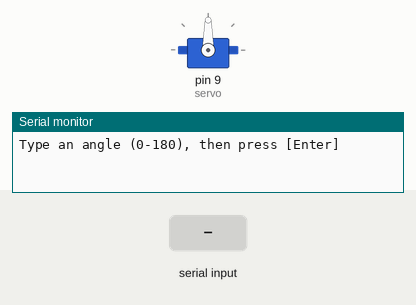
Simulated run of this sketch. Board: Arduino Uno, built with avr-gcc and run on an emulated ATmega328P. Shown: servo, the last lines printed to the serial monitor. The test bench sets the inputs (shaded band).

Above: at 2.2 s.
2.3 s: "30,150\n" received over Serial
At 3.0 s:
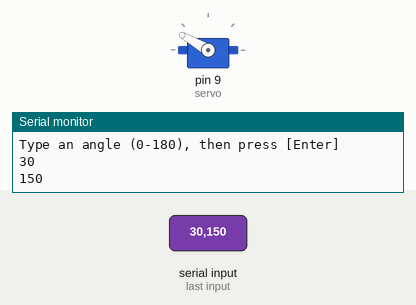
At 3.8 s:
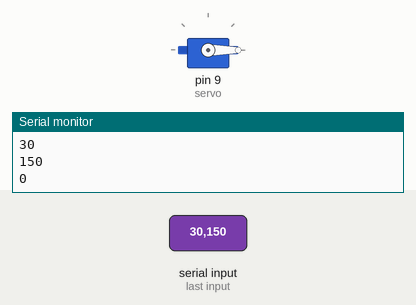
4.8 s: "90,45\n" received over Serial
At 5.6 s:
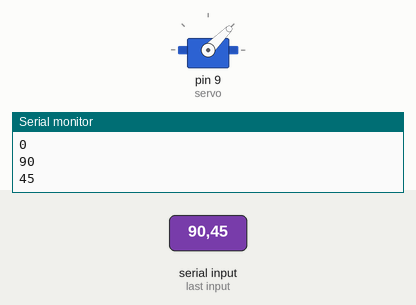
Timing chart, 0 to 7.8 s (numbered marks = the images above; inputs shaded):
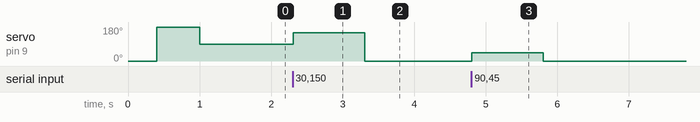

Measured:
- after the input at 2.3 s, servo on pin 9 (servo): 90° → 150° at once, → 0° 1.0 s later
- after the input at 4.8 s, servo on pin 9 (servo): 0° → 45° at once, → 0° 1.0 s later

The sketch:

servo.ino
```cpp
/*  08. Servo
        https://lastminuteengineers.com/servo-motor-arduino-tutorial
        https://www.arduino.cc/reference/en/libraries/servo/attach
*/
#include <Servo.h>

Servo servo;

void setup() {
  Serial.begin(9600);
  Serial.println("Type an angle (0-180), then press [Enter]");

  servo.attach(9);
  servo.write(0);   delay(400);
  servo.write(180); delay(600);
  servo.write(90);
}

void loop() {
  if (Serial.available()) {
    int angle = Serial.parseInt();
    Serial.println(angle);
    servo.write(angle);
  }
}
```
